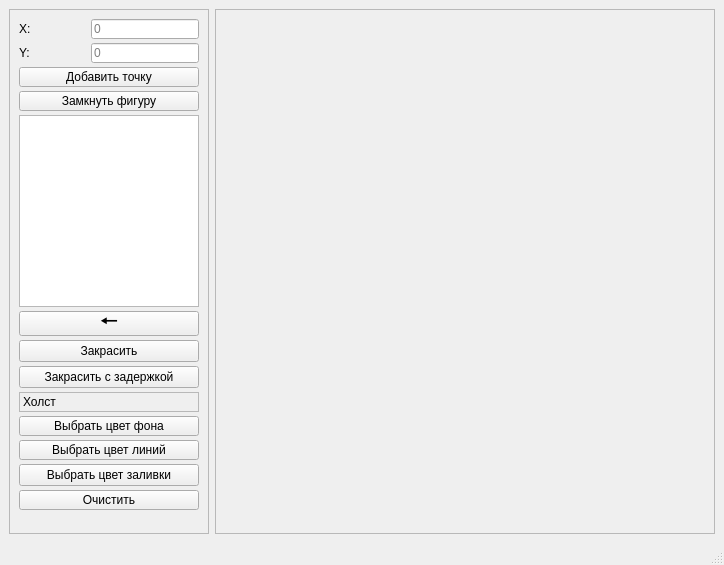
<?xml version="1.0" encoding="UTF-8"?>
<ui version="4.0">
 <class>MainWindow</class>
 <widget class="QMainWindow" name="MainWindow">
  <property name="geometry">
   <rect>
    <x>0</x>
    <y>0</y>
    <width>724</width>
    <height>565</height>
   </rect>
  </property>
  <property name="sizePolicy">
   <sizepolicy hsizetype="Minimum" vsizetype="Minimum">
    <horstretch>0</horstretch>
    <verstretch>0</verstretch>
   </sizepolicy>
  </property>
  <property name="minimumSize">
   <size>
    <width>0</width>
    <height>0</height>
   </size>
  </property>
  <property name="maximumSize">
   <size>
    <width>9999999</width>
    <height>1080</height>
   </size>
  </property>
  <property name="windowTitle">
   <string>ЛР 5</string>
  </property>
  <property name="tabShape">
   <enum>QTabWidget::Rounded</enum>
  </property>
  <widget class="QWidget" name="centralwidget">
   <layout class="QGridLayout" name="gridLayout">
    <item row="1" column="1" rowspan="2">
     <widget class="QFrame" name="painter_frame">
      <property name="enabled">
       <bool>true</bool>
      </property>
      <property name="sizePolicy">
       <sizepolicy hsizetype="Preferred" vsizetype="Expanding">
        <horstretch>0</horstretch>
        <verstretch>0</verstretch>
       </sizepolicy>
      </property>
      <property name="minimumSize">
       <size>
        <width>500</width>
        <height>500</height>
       </size>
      </property>
      <property name="maximumSize">
       <size>
        <width>4000</width>
        <height>4000</height>
       </size>
      </property>
      <property name="frameShape">
       <enum>QFrame::StyledPanel</enum>
      </property>
      <property name="frameShadow">
       <enum>QFrame::Raised</enum>
      </property>
      <layout class="QVBoxLayout" name="verticalLayout_4">
       <item>
        <widget class="PainterWidget" name="painter_widget" native="true">
         <property name="sizePolicy">
          <sizepolicy hsizetype="Preferred" vsizetype="Minimum">
           <horstretch>0</horstretch>
           <verstretch>0</verstretch>
          </sizepolicy>
         </property>
        </widget>
       </item>
      </layout>
     </widget>
    </item>
    <item row="1" column="0" rowspan="2">
     <widget class="QFrame" name="paramaters_frame">
      <property name="sizePolicy">
       <sizepolicy hsizetype="Preferred" vsizetype="Expanding">
        <horstretch>0</horstretch>
        <verstretch>0</verstretch>
       </sizepolicy>
      </property>
      <property name="minimumSize">
       <size>
        <width>0</width>
        <height>0</height>
       </size>
      </property>
      <property name="maximumSize">
       <size>
        <width>200</width>
        <height>16777215</height>
       </size>
      </property>
      <property name="frameShape">
       <enum>QFrame::StyledPanel</enum>
      </property>
      <property name="frameShadow">
       <enum>QFrame::Raised</enum>
      </property>
      <layout class="QVBoxLayout" name="verticalLayout_6">
       <property name="spacing">
        <number>4</number>
       </property>
       <item>
        <layout class="QHBoxLayout" name="horizontalLayout">
         <item>
          <widget class="QLabel" name="x_center_label">
           <property name="sizePolicy">
            <sizepolicy hsizetype="Preferred" vsizetype="Fixed">
             <horstretch>0</horstretch>
             <verstretch>0</verstretch>
            </sizepolicy>
           </property>
           <property name="minimumSize">
            <size>
             <width>0</width>
             <height>20</height>
            </size>
           </property>
           <property name="maximumSize">
            <size>
             <width>16777215</width>
             <height>20</height>
            </size>
           </property>
           <property name="text">
            <string>X:</string>
           </property>
          </widget>
         </item>
         <item>
          <widget class="QLineEdit" name="x_center_lineEdit">
           <property name="sizePolicy">
            <sizepolicy hsizetype="Preferred" vsizetype="Fixed">
             <horstretch>0</horstretch>
             <verstretch>0</verstretch>
            </sizepolicy>
           </property>
           <property name="minimumSize">
            <size>
             <width>0</width>
             <height>20</height>
            </size>
           </property>
           <property name="maximumSize">
            <size>
             <width>16777215</width>
             <height>20</height>
            </size>
           </property>
           <property name="placeholderText">
            <string>0</string>
           </property>
          </widget>
         </item>
        </layout>
       </item>
       <item>
        <layout class="QHBoxLayout" name="horizontalLayout_2">
         <item>
          <widget class="QLabel" name="y_center_label">
           <property name="sizePolicy">
            <sizepolicy hsizetype="Preferred" vsizetype="Fixed">
             <horstretch>0</horstretch>
             <verstretch>0</verstretch>
            </sizepolicy>
           </property>
           <property name="minimumSize">
            <size>
             <width>0</width>
             <height>20</height>
            </size>
           </property>
           <property name="maximumSize">
            <size>
             <width>16777215</width>
             <height>20</height>
            </size>
           </property>
           <property name="text">
            <string>Y:</string>
           </property>
          </widget>
         </item>
         <item>
          <widget class="QLineEdit" name="y_center_lineEdit">
           <property name="sizePolicy">
            <sizepolicy hsizetype="Preferred" vsizetype="Fixed">
             <horstretch>0</horstretch>
             <verstretch>0</verstretch>
            </sizepolicy>
           </property>
           <property name="minimumSize">
            <size>
             <width>0</width>
             <height>20</height>
            </size>
           </property>
           <property name="maximumSize">
            <size>
             <width>16777215</width>
             <height>20</height>
            </size>
           </property>
           <property name="placeholderText">
            <string>0</string>
           </property>
          </widget>
         </item>
        </layout>
       </item>
       <item>
        <widget class="QPushButton" name="addPoint_pushButton">
         <property name="minimumSize">
          <size>
           <width>0</width>
           <height>20</height>
          </size>
         </property>
         <property name="maximumSize">
          <size>
           <width>16777215</width>
           <height>20</height>
          </size>
         </property>
         <property name="text">
          <string>Добавить точку</string>
         </property>
        </widget>
       </item>
       <item>
        <widget class="QPushButton" name="closeFigure_pushButton">
         <property name="minimumSize">
          <size>
           <width>0</width>
           <height>20</height>
          </size>
         </property>
         <property name="maximumSize">
          <size>
           <width>16777215</width>
           <height>20</height>
          </size>
         </property>
         <property name="text">
          <string>Замкнуть фигуру</string>
         </property>
        </widget>
       </item>
       <item>
        <widget class="QTableView" name="tableView"/>
       </item>
       <item>
        <widget class="QPushButton" name="pushButton">
         <property name="maximumSize">
          <size>
           <width>16777215</width>
           <height>25</height>
          </size>
         </property>
         <property name="font">
          <font>
           <pointsize>16</pointsize>
          </font>
         </property>
         <property name="text">
          <string extracomment="назад">🠔</string>
         </property>
        </widget>
       </item>
       <item>
        <widget class="QPushButton" name="fill_pushButton">
         <property name="text">
          <string>Закрасить</string>
         </property>
        </widget>
       </item>
       <item>
        <widget class="QPushButton" name="fillDelay_pushButton">
         <property name="text">
          <string>Закрасить с задержкой</string>
         </property>
        </widget>
       </item>
       <item>
        <widget class="QLabel" name="label_3">
         <property name="minimumSize">
          <size>
           <width>0</width>
           <height>20</height>
          </size>
         </property>
         <property name="maximumSize">
          <size>
           <width>16777215</width>
           <height>20</height>
          </size>
         </property>
         <property name="frameShape">
          <enum>QFrame::StyledPanel</enum>
         </property>
         <property name="frameShadow">
          <enum>QFrame::Plain</enum>
         </property>
         <property name="text">
          <string>Холст</string>
         </property>
        </widget>
       </item>
       <item>
        <widget class="QPushButton" name="background_color_pushButton">
         <property name="minimumSize">
          <size>
           <width>0</width>
           <height>20</height>
          </size>
         </property>
         <property name="maximumSize">
          <size>
           <width>16777215</width>
           <height>20</height>
          </size>
         </property>
         <property name="text">
          <string>Выбрать цвет фона</string>
         </property>
        </widget>
       </item>
       <item>
        <widget class="QPushButton" name="line_color_pushButton">
         <property name="minimumSize">
          <size>
           <width>0</width>
           <height>20</height>
          </size>
         </property>
         <property name="maximumSize">
          <size>
           <width>16777215</width>
           <height>20</height>
          </size>
         </property>
         <property name="text">
          <string>Выбрать цвет линий</string>
         </property>
        </widget>
       </item>
       <item>
        <widget class="QPushButton" name="fillColor_pushButton">
         <property name="text">
          <string>Выбрать цвет заливки</string>
         </property>
        </widget>
       </item>
       <item>
        <widget class="QPushButton" name="clear_pushButton">
         <property name="minimumSize">
          <size>
           <width>0</width>
           <height>20</height>
          </size>
         </property>
         <property name="maximumSize">
          <size>
           <width>16777215</width>
           <height>20</height>
          </size>
         </property>
         <property name="text">
          <string>Очистить</string>
         </property>
        </widget>
       </item>
       <item>
        <spacer name="verticalSpacer">
         <property name="orientation">
          <enum>Qt::Vertical</enum>
         </property>
         <property name="sizeType">
          <enum>QSizePolicy::Expanding</enum>
         </property>
         <property name="sizeHint" stdset="0">
          <size>
           <width>0</width>
           <height>0</height>
          </size>
         </property>
        </spacer>
       </item>
      </layout>
     </widget>
    </item>
   </layout>
  </widget>
  <widget class="QMenuBar" name="menubar">
   <property name="geometry">
    <rect>
     <x>0</x>
     <y>0</y>
     <width>724</width>
     <height>23</height>
    </rect>
   </property>
  </widget>
  <widget class="QStatusBar" name="statusbar"/>
 </widget>
 <customwidgets>
  <customwidget>
   <class>PainterWidget</class>
   <extends>QWidget</extends>
   <header>painterwidget.h</header>
   <container>1</container>
  </customwidget>
 </customwidgets>
 <resources/>
 <connections/>
</ui>
